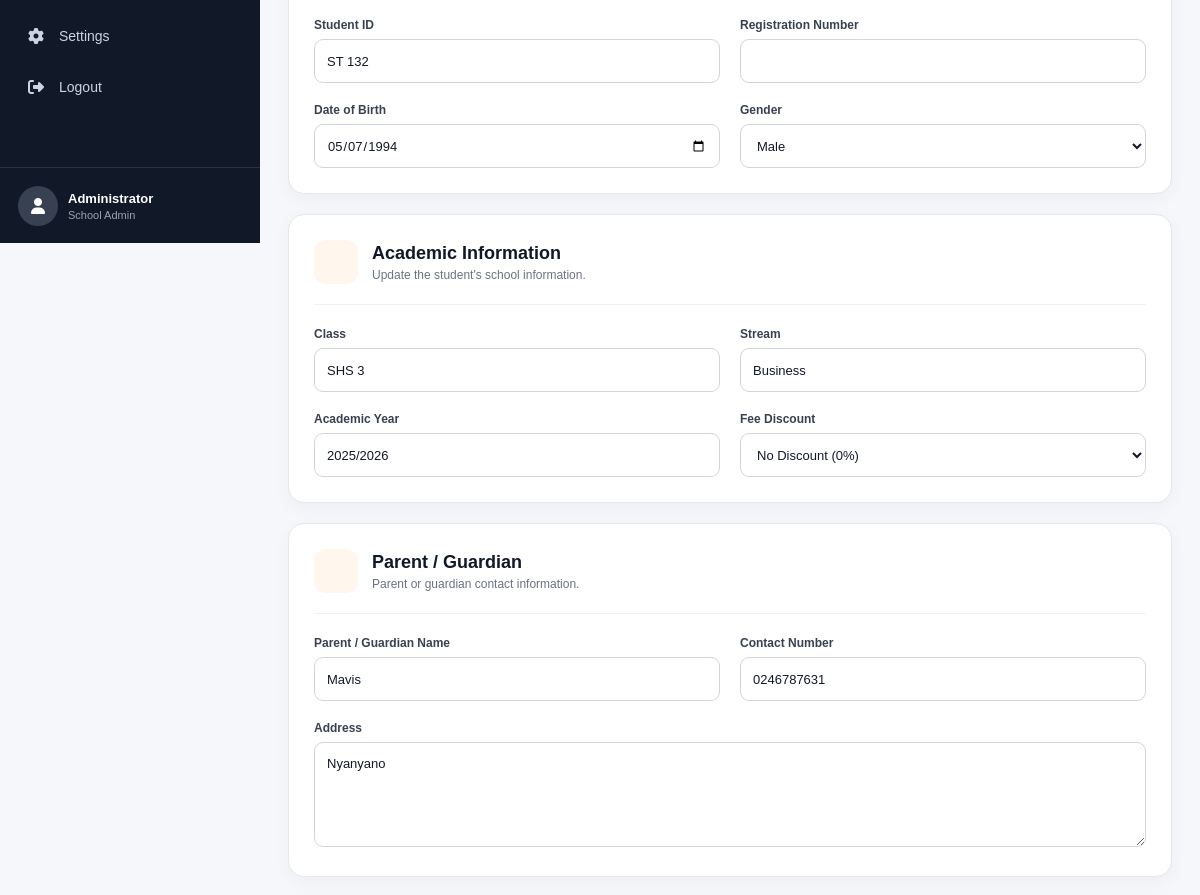
Before: /student-profile/1/edit/ (middle part) with the older database file.
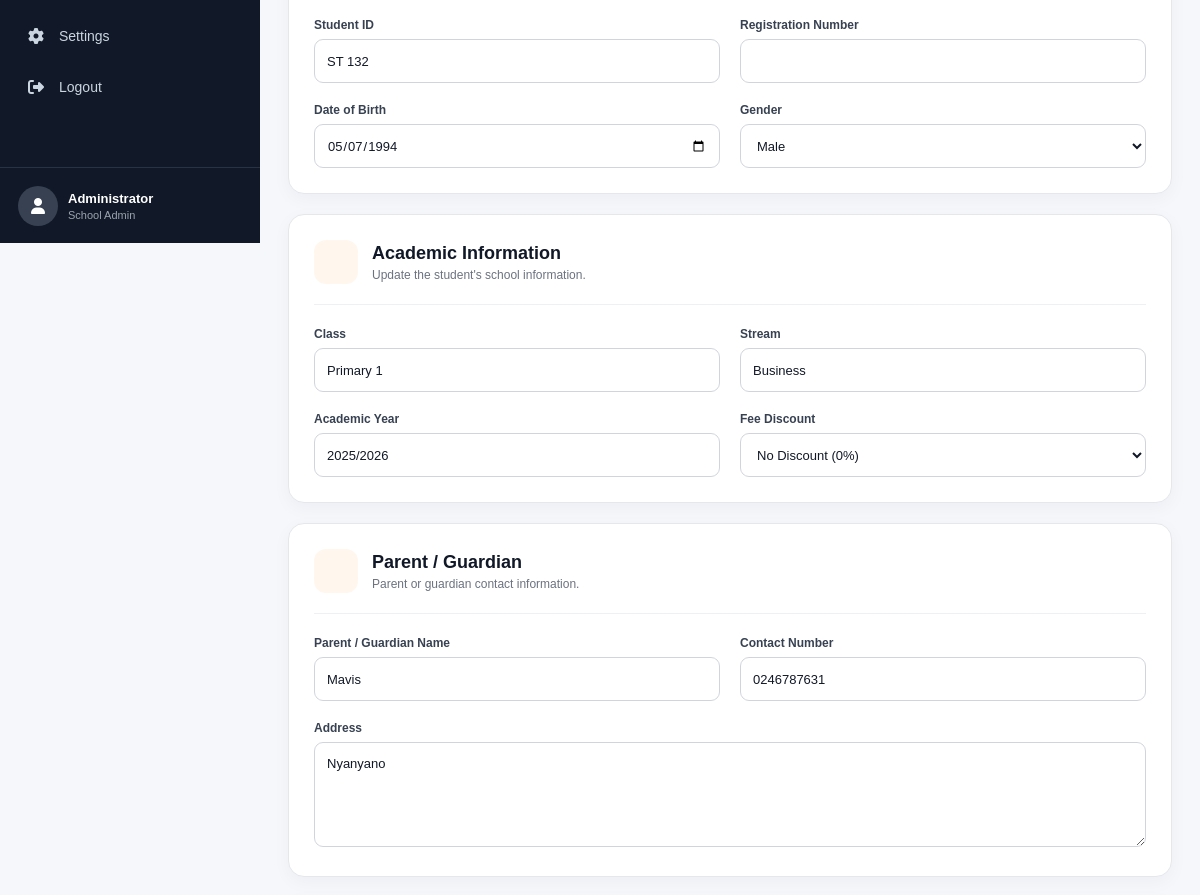
After: the same page with the newer database file.
### fees/models.py (models this page shows, shortened)
class Student(models.Model):
    GENDER_CHOICES = [
        ("Male", "Male"),
        ("Female", "Female"),
    ]
    STATUS_CHOICES = [
        ("Active", "Active"),
        ("Inactive", "Inactive"),
    ]
    FEE_STATUS_CHOICES = [
        ("Paid", "Paid"),
        ("Pending", "Pending"),
        ("Overdue", "Overdue"),
    ]
    first_name = models.CharField(max_length=100)
    last_name = models.CharField(max_length=100)
    student_id = models.CharField(
        max_length=50,
        unique=True
    )
    registration_number = models.CharField(
        max_length=50,
        unique=True,
        blank=True,
        null=True
    )
    date_of_birth = models.DateField(
        blank=True,
        null=True
    )
    student_class = models.CharField(
        max_length=100
    )
    stream = models.CharField(
        max_length=100,
        blank=True,
        null=True
    )
    academic_year = models.CharField(
        max_length=20,
        default="2025/2026"
    )
    gender = models.CharField(
        max_length=10,
        choices=GENDER_CHOICES
    )
    parent_name = models.CharField(
        max_length=150,
        blank=True,
        null=True
    )
    parent_contact = models.CharField(
        max_length=30,
        blank=True,
        null=True
    )
    address = models.TextField(
        blank=True,
        null=True
    )
    additional_information = models.TextField(
        blank=True,
        null=True
    )
    status = models.CharField(
        max_length=10,
        choices=STATUS_CHOICES,
        default="Active"
    )
    fee_status = models.CharField(
        max_length=10,
        choices=FEE_STATUS_CHOICES,
        default="Pending"
    )
    discount = models.DecimalField(
        max_digits=5,
        decimal_places=2,
        default=0
    )
    balance = models.DecimalField(
        max_digits=10,
        decimal_places=2,
        default=0
    )
    photo = models.ImageField(
        upload_to="students/",
        blank=True,
        null=True
    )
    date_registered = models.DateTimeField(
        auto_now_add=True
    )

### fees/views.py (the view, shortened to what this page needs)
def edit_student(request, student_id):
    student = get_object_or_404(
        Student,
        id=student_id
    )
    return render(
        request,
        "fees/edit_student.html",
        {
            "student": student
        }
    )

### fees/context_processors.py (called while the page is built)
def school_settings(request):
    settings = SchoolSettings.objects.first()
    if not settings:
        settings = SchoolSettings.objects.create()
    return {
        "school_settings": settings
    }

### templates/fees/edit_student.html (shortened to what the changed rows need)
{% extends "fees/base.html" %}
{% load static %}
{% block extra_css %}
<link rel="stylesheet" href="{% static 'css/edit_student.css' %}">
{% endblock %}
{% block content %}
<div class="edit-page">
    <form
        method="POST"
        enctype="multipart/form-data"
        class="edit-form"
    >
        <div class="form-card">
            <div class="form-grid">
                <div class="form-group">
                    <label for="student_id">
                        Student ID
                    </label>
                    <input
                        type="text"
                        id="student_id"
                        name="student_id"
                        value="{{ student.student_id }}"
                        required
                    >
                </div>
                <div class="form-group">
                    <label for="date_of_birth">
                        Date of Birth
                    </label>
                    <input
                        type="date"
                        id="date_of_birth"
                        name="date_of_birth"
                        value="{{ student.date_of_birth|date:'Y-m-d' }}"
                    >
                </div>
                <div class="form-group">
                    <label for="gender">
                        Gender
                    </label>
                    <select
                        id="gender"
                        name="gender"
                        required
                    >
                        <option
                            value="Male"
                            {% if student.gender == "Male" %}selected{% endif %}
                        >
                            Male
                        </option>
                    </select>
                </div>
            </div>
        </div>
        <div class="form-card">
            <div class="card-header">
                <div>
                    <h2>Academic Information</h2>
                </div>
            </div>
            <div class="form-grid">
                <div class="form-group">
                    <label for="class_name">
                        Class
                    </label>
                    <input
                        type="text"
                        id="class_name"
                        name="class_name"
                        value="{{ student.student_class }}"
                        required
                    >
                </div>
                <div class="form-group">
                    <label for="stream">
                        Stream
                    </label>
                    <input
                        type="text"
                        id="stream"
                        name="stream"
                        value="{{ student.stream|default:'' }}"
                    >
                </div>
                <div class="form-group">
    <label for="academic_year">
        Academic Year
    </label>
    <input
        type="text"
        id="academic_year"
        name="academic_year"
        value="{{ student.academic_year }}"
        required
    >
</div>
<div class="form-group">
    <label for="discount">
        Fee Discount
    </label>
    <select
        id="discount"
        name="discount"
    >
        <option
            value="0"
            {% if student.discount == 0 %}selected{% endif %}
        >
            No Discount (0%)
        </option>
    </select>
</div>
            </div>
        </div>
        <div class="form-card">
            <div class="card-header">
                <div>
                    <h2>Parent / Guardian</h2>
                </div>
            </div>
            <div class="form-grid">
                <div class="form-group">
                    <label for="parent_name">
                        Parent / Guardian Name
                    </label>
                    <input
                        type="text"
                        id="parent_name"
                        name="parent_name"
                        value="{{ student.parent_name|default:'' }}"
                    >
                </div>
                <div class="form-group">
                    <label for="parent_contact">
                        Contact Number
                    </label>
                    <input
                        type="text"
                        id="parent_contact"
                        name="parent_contact"
                        value="{{ student.parent_contact|default:'' }}"
                    >
                </div>
                <div class="form-group full-width">
                    <label for="address">
                        Address
                    </label>
                    <textarea
                        id="address"
                        name="address"
                        rows="4"
                    >{{ student.address|default:'' }}</textarea>
                </div>
            </div>
        </div>
    </form>
</div>
{% endblock %}

Changed rows visible on the page:
changed Student "ST 132": class_name "SHS 3" → "Primary 1"
